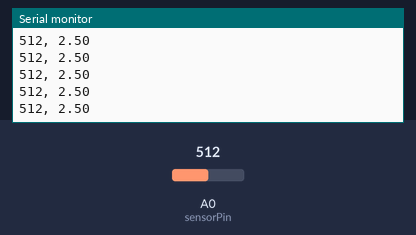
The sketch below on a simulated Arduino Uno, built with avr-gcc and run on an emulated ATmega328P. Parts: the last lines printed to the serial monitor. The inputs (shaded band) are chosen by the test bench; at power-on: A0 (sensorPin) = 512.

Above: at 1.2 s.
1.3 s: A0 (sensorPin) set to 716
At 1.31 s:
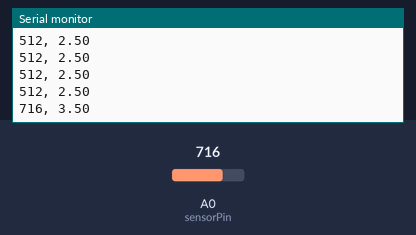
2.8 s: A0 (sensorPin) set to 900
At 2.82 s:
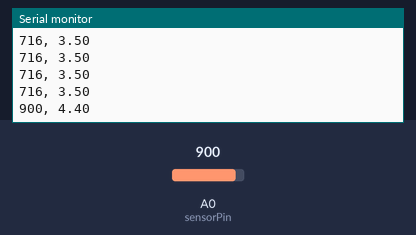
Timing chart, 0 to 5.8 s (numbered marks = the images above; inputs shaded):
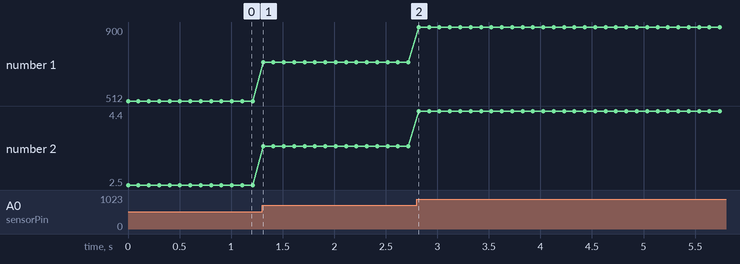

Measured:
- after the input at 1.3 s, the serial monitor: prints a new line at once (image 1)
- after the input at 2.8 s, the serial monitor: prints a new line at once (image 2)
- plotted number 1: 512 → 716 after the input at 1.3 s, 716 → 900 after the input at 2.8 s
- plotted number 2: 2.5 → 3.5 after the input at 1.3 s, 3.5 → 4.4 after the input at 2.8 s

The sketch:

AnalogInput.ino
```cpp
int sensorPin = A0;    // select the input pin for the potentiometer
int sensorValue = 0;  // variable to store the value coming from the sensor
float fValue = 0.0;

void setup() {
  Serial.begin(9600);
}

void loop() {
  sensorValue = analogRead(sensorPin);
  fValue = float(sensorValue) * 5.0 / 1023.0;

  Serial.print(sensorValue);
  Serial.print(", ");
  Serial.println(fValue);
  delay(100);
}
```
